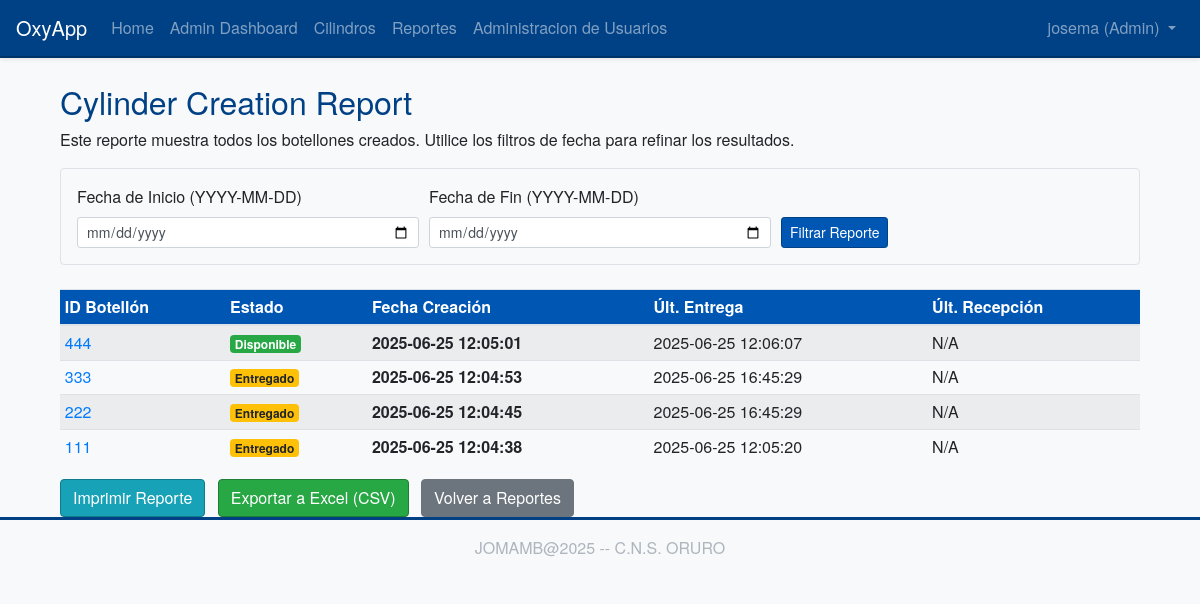
Page /reports/creations (signed in) on the committed database.
### app/models/user.py (models this page shows, shortened)
class User(UserMixin, db.Model):
    __tablename__ = 'user'
    id = db.Column(db.Integer, primary_key=True)
    username = db.Column(db.String(64), index=True, unique=True, nullable=False)
    email = db.Column(db.String(120), index=True, unique=True, nullable=False)
    password_hash = db.Column(db.String(128))
    nombre = db.Column(db.String(64), index=True, nullable=True)
    apellidos = db.Column(db.String(128), index=True, nullable=True)
    role = db.Column(db.String(10), default='user', nullable=False)
    movimientos_registrados = db.relationship(
        'HistorialMovimiento',
        foreign_keys='HistorialMovimiento.user_id', # Especificar explícitamente la FK
        backref=db.backref('usuario', lazy='joined'),
        lazy='dynamic',
        order_by=lambda: desc(HistorialMovimiento.fecha_movimiento) if HistorialMovimiento else 'historial_movimiento.fecha_movimiento DESC' # Lambda para ordenamiento diferido
    )

### app/models/cylinder.py (models this page shows, shortened)
class Cylinder(db.Model):
    __tablename__ = 'cylinder'
    id = db.Column(db.Integer, primary_key=True)
    cylinder_id_tag = db.Column(db.String(64), index=True, unique=True, nullable=False)
    status = db.Column(db.String(64), default='available', nullable=False)
    creation_date = db.Column(db.DateTime, index=True, default=datetime.utcnow)
    reception_date = db.Column(db.DateTime, nullable=True, index=True)
    delivery_date = db.Column(db.DateTime, nullable=True, index=True)
    marca = db.Column(db.String(80), nullable=True)
    color = db.Column(db.String(50), nullable=True)
    numero_serie = db.Column(db.String(80), nullable=True, index=True)
    esta_activo = db.Column(db.Boolean, default=True, nullable=True, index=True)##solo para pruebas
    historial_movimientos = db.relationship(
        'HistorialMovimiento',
        backref='cilindro',
        lazy='dynamic',
        order_by='HistorialMovimiento.fecha_movimiento.desc()'
    )

### app/routes/reports.py (the view)
@bp.route('/creations', methods=['GET', 'POST'])
@login_required
def cylinder_creations_report():
    form = DateRangeReportForm(request.form)
    query = Cylinder.query
    fecha_inicio_data = None
    fecha_fin_data = None
    if request.method == 'POST' and form.clear_filter.data:
        return redirect(url_for('reports.cylinder_creations_report'))
    if form.validate_on_submit() and form.submit_filter.data:
        fecha_inicio_data = form.fecha_inicio.data
        fecha_fin_data = form.fecha_fin.data
    elif request.method == 'GET':
        fecha_inicio_str = request.args.get('fecha_inicio')
        fecha_fin_str = request.args.get('fecha_fin')
        try:
            if fecha_inicio_str: fecha_inicio_data = datetime.strptime(fecha_inicio_str, '%Y-%m-%d').date()
            if fecha_fin_str: fecha_fin_data = datetime.strptime(fecha_fin_str, '%Y-%m-%d').date()
            form.fecha_inicio.data = fecha_inicio_data # To display in the form
            form.fecha_fin.data = fecha_fin_data     # To display in the form
        except ValueError:
            flash('Invalid date format in URL. Use YYYY-MM-DD.', 'warning')
    if fecha_inicio_data:
        query = query.filter(Cylinder.creation_date >= datetime.combine(fecha_inicio_data, time.min))
    if fecha_fin_data:
        query = query.filter(Cylinder.creation_date <= datetime.combine(fecha_fin_data, time.max))
    page = request.args.get('page', 1, type=int)
    creations_pagination = query.order_by(Cylinder.creation_date.desc()).paginate(
        page=page, per_page=15, error_out=False
    )
    pagination_params = {'page': creations_pagination.next_num}
    if fecha_inicio_data: pagination_params['fecha_inicio'] = fecha_inicio_data.strftime('%Y-%m-%d')
    if fecha_fin_data: pagination_params['fecha_fin'] = fecha_fin_data.strftime('%Y-%m-%d')
    next_url = url_for('reports.cylinder_creations_report', **pagination_params) if creations_pagination.has_next else None
    pagination_params['page'] = creations_pagination.prev_num
    prev_url = url_for('reports.cylinder_creations_report', **pagination_params) if creations_pagination.has_prev else None
    return render_template('reports/creations_report.html',
                           title='Cylinder Creation Report',
                           form=form,
                           cylinders=creations_pagination.items,
                           pagination=creations_pagination,
                           next_url=next_url, prev_url=prev_url,
                           current_fecha_inicio=fecha_inicio_data.strftime('%Y-%m-%d') if fecha_inicio_data else None,
                           current_fecha_fin=fecha_fin_data.strftime('%Y-%m-%d') if fecha_fin_data else None)

### app/forms.py
class DateRangeReportForm(FlaskForm):
    fecha_inicio = DateField('Fecha de Inicio (YYYY-MM-DD)', format='%Y-%m-%d', validators=[Optional()])
    fecha_fin = DateField('Fecha de Fin (YYYY-MM-DD)', format='%Y-%m-%d', validators=[Optional(), date_check])
    submit_filter = SubmitField('Filtrar Reporte')
    clear_filter = SubmitField('Limpiar Filtro')

### app/models/user.py (called while the page is built)
@login.user_loader
def load_user(id):
    return User.query.get(int(id))

### app/templates/reports/creations_report.html (shortened to what this page needs)
{% extends "base.html" %}
{% import "bootstrap_wtf.html" as wtf %}
{% block content %}
<div class="container mt-4">
    <div class="printable-area">
        <h2>{{ title }}</h2>
        <p class="report-description">Este reporte muestra todos los botellones creados. Utilice los filtros de fecha para refinar los resultados.</p>
        <form method="POST" action="{{ url_for('reports.cylinder_creations_report') }}" class="mb-4 p-3 border rounded bg-light no-print">
            <div class="form-row align-items-end">
                <div class="col-md-4">
                    {{ form.fecha_inicio.label(class="form-control-label") }}
                    {{ form.fecha_inicio(class="form-control form-control-sm" + (" is-invalid" if form.fecha_inicio.errors else "")) }}
                </div>
                <div class="col-md-4">
                    {{ form.fecha_fin.label(class="form-control-label") }}
                    {{ form.fecha_fin(class="form-control form-control-sm" + (" is-invalid" if form.fecha_fin.errors else "")) }}
                </div>
                <div class="col-md-auto mb-2 mb-md-0">
                    {{ form.submit_filter(class="btn btn-primary btn-sm") }}
                </div>
            </div>
        </form>
        {% if cylinders %}
        <table class="table table-sm table-striped table-hover mt-3">
            <thead>
                <tr>
                    <th>ID Botellón</th>
                    <th>Estado</th>
                    <th>Fecha Creación</th>
                    <th>Últ. Entrega</th>
                    <th>Últ. Recepción</th>
                </tr>
            </thead>
            <tbody>
                {% for cylinder in cylinders %}
                <tr>
                    <td><a href="{{ url_for('cylinders.view_cylinder', cylinder_id=cylinder.id) }}">{{ cylinder.cylinder_id_tag }}</a></td>
                    <td>
                        <span class="badge badge-{% if cylinder.status == 'available' %}success{% elif cylinder.status == 'delivered' %}warning{% elif cylinder.status == 'received' %}info{% elif cylinder.status == 'maintenance' %}secondary{% elif cylinder.status == 'created' %}primary{% else %}light{% endif %}">
                            {% if cylinder.status == 'available' %}Disponible
                            {% elif cylinder.status == 'delivered' %}Entregado
                            {% elif cylinder.status == 'received' %}Recibido
                            {% elif cylinder.status == 'maintenance' %}Mantenimiento
                            {% elif cylinder.status == 'created' %}Creado
                            {% else %}{{ cylinder.status | title }}
                            {% endif %}
                        </span>
                    </td>
                    <td><strong>{{ cylinder.creation_date.strftime('%Y-%m-%d %H:%M:%S') if cylinder.creation_date else 'N/A' }}</strong></td>
                    <td>{{ cylinder.delivery_date.strftime('%Y-%m-%d %H:%M:%S') if cylinder.delivery_date else 'N/A' }}</td>
                    <td>{{ cylinder.reception_date.strftime('%Y-%m-%d %H:%M:%S') if cylinder.reception_date else 'N/A' }}</td>
                </tr>
                {% endfor %}
            </tbody>
        </table>
        {% else %}
        <div class="alert alert-info mt-3">
            No se encontraron botellones creados para el rango de fechas seleccionado o no hay botellones registrados.
        </div>
        {% endif %}
    </div>
    <div class="mt-3 no-print">
        <button onclick="window.print();" class="btn btn-info mr-2">Imprimir Reporte</button>
        <a href="{{ url_for('reports.export_creations_csv', fecha_inicio=current_fecha_inicio, fecha_fin=current_fecha_fin) }}" class="btn btn-success mr-2">Exportar a Excel (CSV)</a>
        <a href="{{ url_for('reports.index') }}" class="btn btn-secondary">Volver a Reportes</a>
    </div>
</div>
{% endblock %}

### app/templates/base.html (shortened to what this page needs)
<!doctype html>
<html lang="en">
  <head>
    <link rel="stylesheet" href="https://stackpath.bootstrapcdn.com/bootstrap/4.5.2/css/bootstrap.min.css">
    <link rel="stylesheet" href="{{ url_for('static', filename='css/custom.css') }}">
    <link rel="stylesheet" href="{{ url_for('static', filename='css/print.css') }}" media="print">
  </head>
  <body>
    <nav class="navbar navbar-expand-lg navbar-dark bg-primary shadow-sm">
      <a class="navbar-brand" href="{{ url_for('main.index') }}">OxyApp</a>
      <div class="collapse navbar-collapse" id="navbarNav">
        <ul class="navbar-nav mr-auto">
          <li class="nav-item">
            <a class="nav-link" href="{{ url_for('main.index') }}">Home</a>
          </li>
          {% if current_user.is_authenticated %}
            {% if current_user.role == 'user' %}
            <li class="nav-item">
              <a class="nav-link" href="{{ url_for('main.dashboard') }}">Dashboard</a>
            </li>
            {% elif current_user.role == 'admin' %}
            <li class="nav-item">
              <a class="nav-link" href="{{ url_for('admin.dashboard') }}">Admin Dashboard</a>
            </li>
            {% endif %}
          <li class="nav-item">
            <a class="nav-link" href="{{ url_for('cylinders.index') }}">Cilindros</a>
          </li>
          <li class="nav-item">
            <a class="nav-link" href="{{ url_for('reports.index') }}">Reportes</a>
          </li>
          {% if current_user.role == 'admin' %}
          <li class="nav-item">
            <a class="nav-link" href="{{ url_for('admin.manage_users') }}">Administracion de Usuarios</a>
          </li>
          {% endif %}
          {% endif %}
        </ul>
        <ul class="navbar-nav">
          {% if current_user.is_anonymous %}
          <li class="nav-item">
            <a class="nav-link" href="{{ url_for('auth.login') }}">Login</a>
          </li>
          <li class="nav-item">
            <a class="nav-link btn btn-outline-light btn-sm" href="{{ url_for('auth.register') }}">Registro</a>
          </li>
          {% else %}
          <li class="nav-item dropdown">
            <a class="nav-link dropdown-toggle" href="#" id="navbarDropdown" role="button" data-toggle="dropdown" aria-haspopup="true" aria-expanded="false">
              {{ current_user.username }} ({{ current_user.role | title }})
            </a>
          </li>
          {% endif %}
        </ul>
      </div>
    </nav>
    <main role="main" class="container mt-4">
      {% block content %}{% endblock %}
    </main>
    <footer class="footer mt-auto py-3 bg-light text-center">
        <div class="container">
            <span class="text-muted">JOMAMB@2025 -- C.N.S. ORURO</span>
        </div>
    </footer>
  </body>
</html>

### app/static/css/custom.css (style rules this page uses)
body { font-family: 'Helvetica Neue', Helvetica, Arial, sans-serif; background-color: #f8f9fa; color: #212529; }
.navbar-dark.bg-primary { background-color: #004085 !important; border-bottom: 2px solid #003366; }
.navbar-dark .navbar-brand, .navbar-dark .navbar-brand:hover, .navbar-dark .navbar-brand:focus, .navbar-dark .nav-link { color: #ffffff; }
.btn-primary { background-color: #0056b3; border-color: #004085; }
.btn-success { background-color: #28a745; border-color: #1e7e34; }
.btn-info { background-color: #17a2b8; border-color: #117a8b; }
.footer { background-color: #343a40; color: #f8f9fa; padding-top: 1.5rem; padding-bottom: 1.5rem; border-top: 3px solid #004085; }
.footer .text-muted { color: #adb5bd !important; }
h1, h2, h3, h4, h5, .display-4 { color: #004085; }
.table thead th { background-color: #0056b3; color: #ffffff; }

### rows in the picture
User: username "josema", role "Admin"
Cylinder: cylinder_id_tag "444", status "Disponible", creation_date "2025-06-25 12:05:01", delivery_date "2025-06-25 12:06:07", reception_date "N/A"
Cylinder: cylinder_id_tag "333", status "Entregado", creation_date "2025-06-25 12:04:53", delivery_date "2025-06-25 16:45:29", reception_date "N/A"
Cylinder: cylinder_id_tag "222", status "Entregado", creation_date "2025-06-25 12:04:45", delivery_date "2025-06-25 16:45:29", reception_date "N/A"
Cylinder: cylinder_id_tag "111", status "Entregado", creation_date "2025-06-25 12:04:38", delivery_date "2025-06-25 12:05:20", reception_date "N/A"

### other values in the picture
{{ title }} "Cylinder Creation Report"
